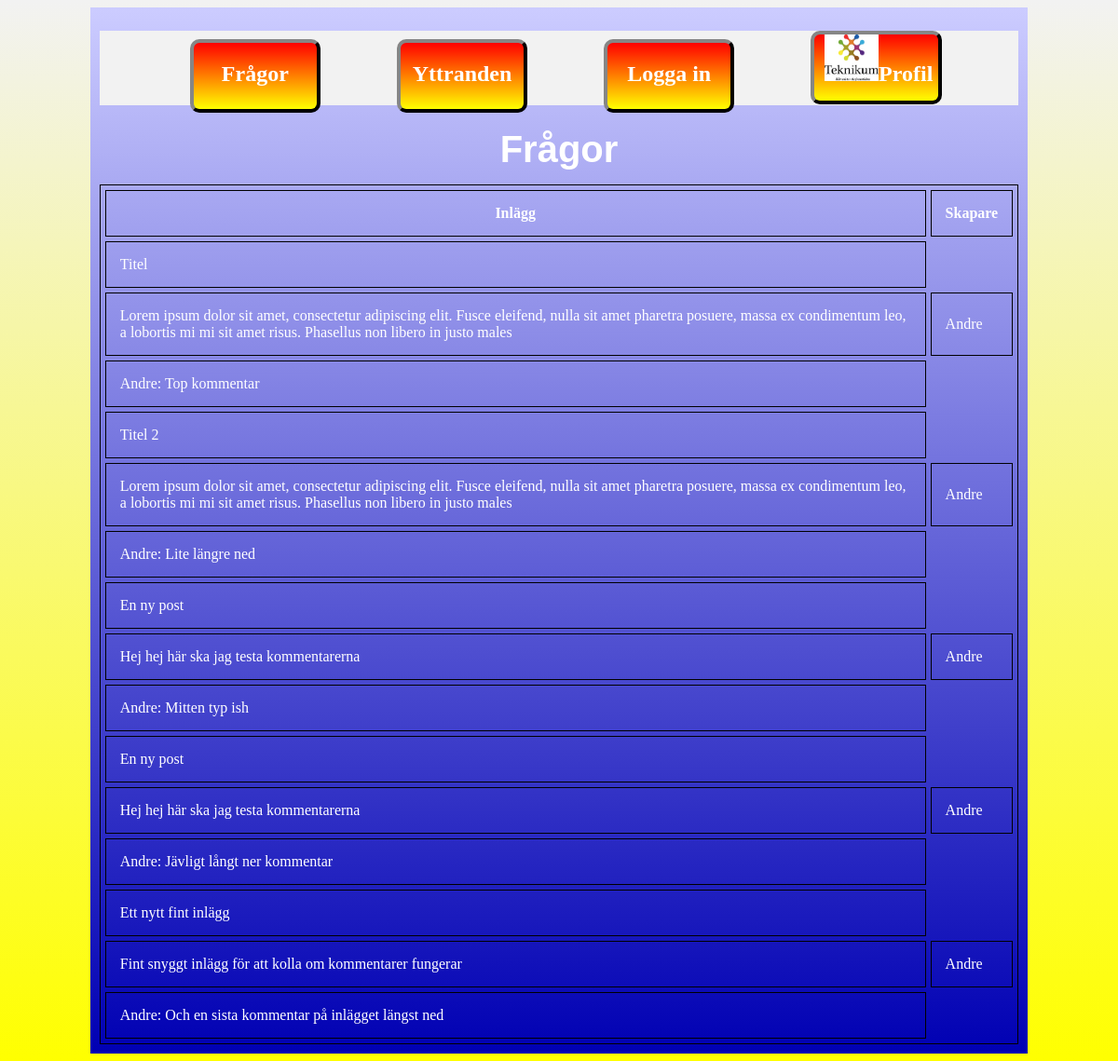
/htdocs/html/index.php, run on the app's committed database.
### tables this page shows
CREATE TABLE `posts` (
  `PostID` int(30) NOT NULL,
  `skapare` int(10) NOT NULL,
  `titel` varchar(50) NOT NULL,
  `text` varchar(200) NOT NULL
);

CREATE TABLE `users` (
  `UserID` int(10) UNSIGNED NOT NULL,
  `username` varchar(20) NOT NULL,
  `password` varchar(100) NOT NULL,
  `bio` varchar(100) NOT NULL,
  `profilbild` varchar(50) NOT NULL,
  `status` int(10) NOT NULL
);

CREATE TABLE `kommentarer` (
  `KommentarID` int(100) NOT NULL,
  `PostID` int(11) NOT NULL,
  `UserID` int(11) NOT NULL,
  `text` varchar(100) NOT NULL
);

### htdocs/html/index.php (called while the page is built, shortened)
<?php
$h1 = "Frågor";
 require "../php/Templates/Template_index.php";
?>

### htdocs/php/Templates/Template_index.php (the view, shortened to what this page needs)
<?php
include"Connect.php";
$sql= "SELECT * FROM posts";
	$respost = $dbh->prepare($sql);
	$respost->execute();
	$resultpost =$respost->get_result();
?>
<!DOCTYPE html>
<html lang="sv">
  <head>
		 <link rel="stylesheet" href="../../html/css/stilmall.css">
	</head>
  <body id="index">
    <div id="wrapper">
			<main>
				<?php
				 require "../php/Meny.php";
				 require "../php/Header.php";
				?>
<table>
  <tr>
    <th>Inlägg</th>
    <th>Skapare</th>
  </tr>
  <?php
  while($row = $resultpost->fetch_assoc()) {
	$sql2= "SELECT username FROM users WHERE UserID=?";
	$res2 = $dbh->prepare($sql2);
	$res2->bind_param("i", $row['skapare']);
	$res2->execute();
	$result2 =$res2->get_result();
	$name = $result2->fetch_assoc();
	$name = $name['username'];
echo <<<Nyttinlagg
	<tr> <td>
	{$row['titel']}
	</td></tr>
	<tr><td>
    {$row['text']}
	</td><td>
	{$name}
	</td></tr>
Nyttinlagg;
	$sql= "SELECT * FROM kommentarer WHERE PostID=?";
	$reskommentar = $dbh->prepare($sql);
	$reskommentar->bind_param("i", $row['PostID']);
	$reskommentar->execute();
	$resultkommentar =$reskommentar->get_result();
	echo "<tr><td>";
	while($rowkommentar = $resultkommentar->fetch_assoc()) {
	$sqltemp = "SELECT username FROM users WHERE UserID=?";
	$restemp = $dbh->prepare($sqltemp);
	$restemp->bind_param("i", $rowkommentar['UserID']);
	$restemp->execute();
	$resulttemp =$restemp->get_result();
	$name = $resulttemp->fetch_assoc();
		echo $name['username']; echo": "; echo $rowkommentar['text'];
		echo "<br>";
	}
  echo "</td></tr>";
	}
 ?>
</table>
			</main>
		</div>
  </body>
</html>

### htdocs/php/Meny.php
<?php
$Meny1 = <<<HTML
		<nav>
	<ul>
		<li><a href="index.php">Frågor</a></li>
		<li><a href="yttranden.php">Yttranden</a></li>
		<li><a href="login.php">Logga in</a></li>
		<li>
		<a href="profil.php"><img class="profilruta" src = "../html/bilder/teknikum.jpg" alt = "profilbild">Profil</a>
		</li>
	</ul>
</nav>
HTML;
$Meny2 = <<<HTML
		<nav>
	<ul>
		<li><a href="index.php">Frågor</a></li>
		<li><a href="yttranden.php">Yttranden</a></li>
		<li><a href="logout.php">Logga ut</a></li>
		<li>
		<a href="profil.php"><img class="profilruta" src = "../html/bilder/teknikum.jpg" alt = "profilbild">Profil</a>
		</li>
	</ul>
</nav>
HTML;
if (isset($_SESSION['username'])) {
	echo $Meny2;
} else {
	echo $Meny1;
}
?>

### htdocs/php/Header.php
<header>
			<h1><?php echo $h1; ?> </h1>
		</header>

### htdocs/html/css/stilmall.css (style rules this page uses)
body { background:#f2f2f2; background: linear-gradient(#f2f2f2, yellow); background-repeat:no-repeat; }
nav { background-color:#f2f2f2; color:#f2f2f2; font-size:1.5em; font-family:cursive; font-weight:bold; height:80px; width:100%; margin-top:15px; margin-bottom: 15px; }
ul { list-style-type:none; height:99%; margin-top:0; margin-bottom:0; }
header { height:70px; }
header>h1 { font-size:2.5em; font-family:Verdana, arial; text-align: center; padding-top:10px; margin:0; }
table, th, td { border: 1px solid black; }
th, td { padding: 15px; }
table { border-spacing: 5px; }
ul li { display: inline-block; height: 90%; margin-left:8%; margin-top:auto; margin-bottom:auto; background: red; background: linear-gradient(red, yellow); border: 4px outset #323232; width:14%; text-align:center; border-radius: 10px; }
.profilruta { height:70%; }
ul li:before { content: ''; display: inline-block; vertical-align: middle; height: 100%; }
ul li:first-of-type { margin-left:6%; }
ul a { text-decoration:none; }
a:link,a:visited,a:focus,a:hover,a:active { color: white; }
#wrapper { width:85%; margin:0 auto; background:#ccccff; background: linear-gradient(#ccccff, #0000b3); color:white; }
main { padding:10px; color:white; }
main:after { content:""; display:block; clear:both; }

### data on the page
posts: titel "Titel", text "Lorem ipsum dolor sit amet, consectetur adipiscing elit. Fusce eleifend, nulla sit amet pharetra posuere, massa ex condimentum leo, a lobortis mi mi sit amet risus. Phasellus non libero in justo males", users.username "Andre"
kommentarer: UserID.username "Andre", text "Top kommentar"
posts: titel "Titel 2", text "Lorem ipsum dolor sit amet, consectetur adipiscing elit. Fusce eleifend, nulla sit amet pharetra posuere, massa ex condimentum leo, a lobortis mi mi sit amet risus. Phasellus non libero in justo males", users.username "Andre"
kommentarer: UserID.username "Andre", text "Lite längre ned"
posts: titel "En ny post", text "Hej hej här ska jag testa kommentarerna", users.username "Andre"
kommentarer: UserID.username "Andre", text "Mitten typ ish"
posts: titel "En ny post", text "Hej hej här ska jag testa kommentarerna", users.username "Andre"
kommentarer: UserID.username "Andre", text "Jävligt långt ner kommentar"
posts: titel "Ett nytt fint inlägg", text "Fint snyggt inlägg för att kolla om kommentarer fungerar", users.username "Andre"
kommentarer: UserID.username "Andre", text "Och en sista kommentar på inlägget längst ned"

### other printed values
$h1 "Frågor"
